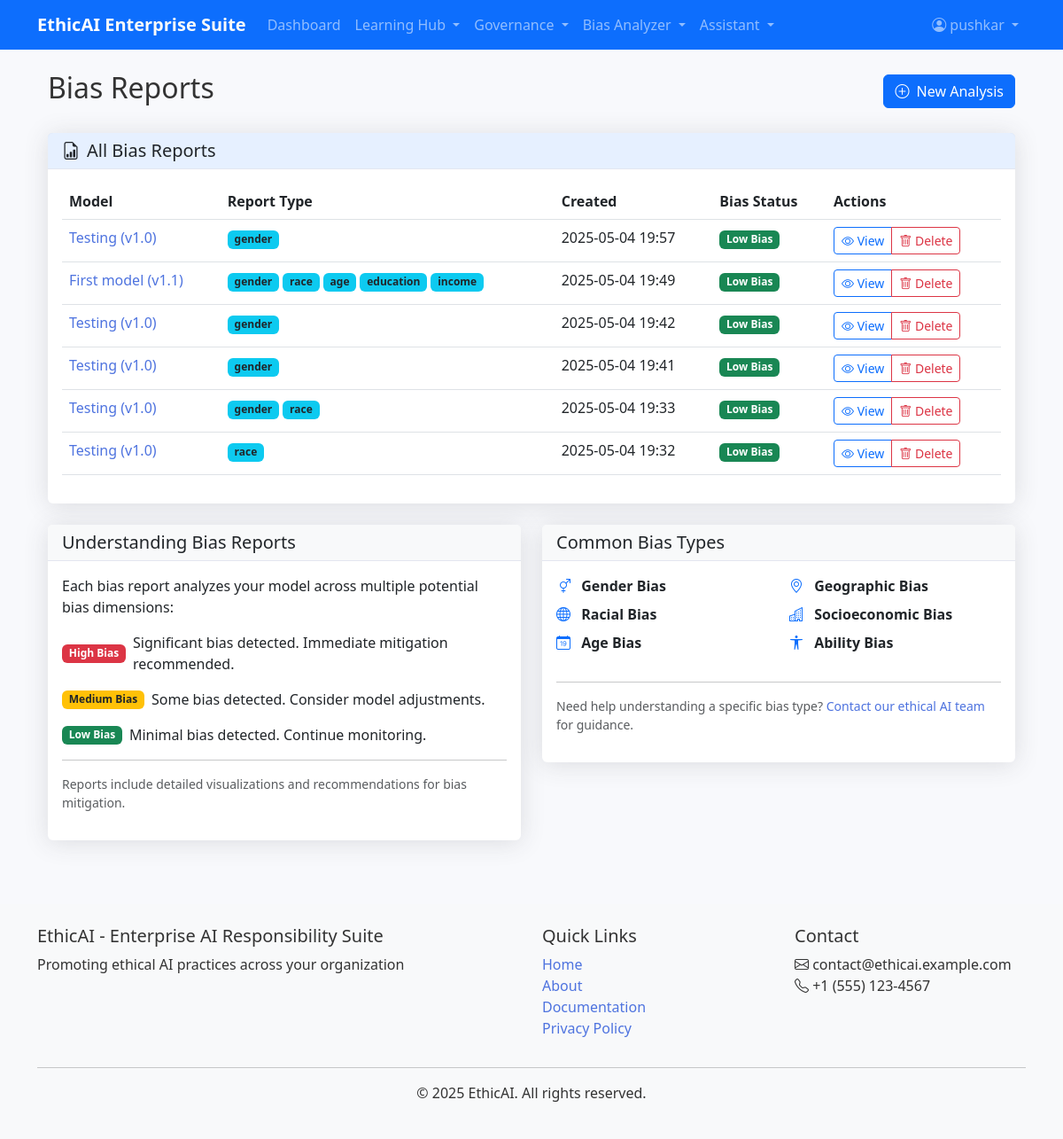
Page /bias_analyzer/reports (signed in) on the committed database.
### app/models.py (models this page shows, shortened)
class User(UserMixin, db.Model):
    id = db.Column(db.Integer, primary_key=True)
    username = db.Column(db.String(64), index=True, unique=True)
    email = db.Column(db.String(120), index=True, unique=True)
    password_hash = db.Column(db.String(128))
    role = db.Column(db.String(20), default=ROLES['USER'])
    is_active = db.Column(db.Boolean, default=True)
    created_at = db.Column(db.DateTime, default=datetime.utcnow)
    certificates = db.relationship('Certificate', backref='user', lazy='dynamic')
    ai_models = db.relationship('AIModel', backref='owner', lazy='dynamic')
    assessments = db.relationship('Assessment', backref='user', lazy='dynamic')
    assistant_interactions = db.relationship('AssistantInteraction', backref='user', lazy='dynamic')

class BiasReport(db.Model):
    id = db.Column(db.Integer, primary_key=True)
    report_type = db.Column(db.String(64))  # gender, age, race, etc.
    results = db.Column(db.JSON, default=lambda: "{}")
    visualizations = db.Column(db.JSON, default=lambda: "{}")  # Store chart data for visualizations
    explainability = db.Column(db.JSON, default=lambda: "{}")  # Store SHAP/LIME output images as base64
    created_at = db.Column(db.DateTime, default=datetime.utcnow)
    ai_model_id = db.Column(db.Integer, db.ForeignKey('ai_model.id'))
    recommendations = db.relationship('BiasRecommendation', backref='report', lazy='dynamic')

class AIModel(db.Model):
    id = db.Column(db.Integer, primary_key=True)
    name = db.Column(db.String(128), index=True)
    version = db.Column(db.String(64))
    description = db.Column(db.Text)
    model_type = db.Column(db.String(64))  # classification, regression, nlp, etc.
    risk_level = db.Column(db.String(20))  # low, medium, high
    file_path = db.Column(db.String(256), nullable=True)
    api_endpoint = db.Column(db.String(256), nullable=True)
    created_at = db.Column(db.DateTime, default=datetime.utcnow)
    updated_at = db.Column(db.DateTime, default=datetime.utcnow, onupdate=datetime.utcnow)
    owner_id = db.Column(db.Integer, db.ForeignKey('user.id'))
    team_id = db.Column(db.Integer, db.ForeignKey('team.id'), nullable=True)
    audit_logs = db.relationship('AuditLog', backref='ai_model', lazy='dynamic')
    bias_reports = db.relationship('BiasReport', backref='ai_model', lazy='dynamic')
    compliance_statuses = db.relationship('ComplianceStatus', backref='ai_model', lazy='dynamic')

### app/modules/bias_analyzer/routes.py (the view)
@bp.route('/reports')
@login_required
def reports():
    try:
        reports = BiasReport.query.join(
            AIModel, BiasReport.ai_model_id == AIModel.id
        ).filter(
            (AIModel.owner_id == current_user.id) |
            (AIModel.team_id.in_([team.id for team in current_user.teams]))
        ).order_by(BiasReport.created_at.desc()).all()
        return render_template(
            'bias_analyzer/reports.html',
            title='Bias Reports',
            reports=reports,
            datetime=datetime,
            now=datetime.now()
        )
    except Exception as e:
        print(f"Database error: {e}")
        flash("An error occurred while processing your request. Please try again later.", "error")
        return redirect(url_for('main.index'))

### app/models.py (called while the page is built)
@login_manager.user_loader
def load_user(id):
    return User.query.get(int(id))

### app/templates/bias_analyzer/reports.html (shortened to what this page needs)
{% extends "base.html" %}
{% block content %}
<div class="container">
    <div class="d-flex justify-content-between align-items-center mb-4">
        <h1 class="h2">Bias Reports</h1>
        <a href="{{ url_for('bias_analyzer.new_analysis') }}" class="btn btn-primary">
            <i class="bi bi-plus-circle me-1"></i> New Analysis
        </a>
    </div>
    <div class="card mb-4">
        <div class="card-header bg-primary bg-opacity-10">
            <h5 class="m-0"><i class="bi bi-file-earmark-bar-graph me-2"></i>All Bias Reports</h5>
        </div>
        <div class="card-body">
            {% if reports %}
            <div class="table-responsive">
                <table class="table table-hover">
                    <thead>
                        <tr>
                            <th>Model</th>
                            <th>Report Type</th>
                            <th>Created</th>
                            <th>Bias Status</th>
                            <th>Actions</th>
                        </tr>
                    </thead>
                    <tbody>
                        {% for report in reports %}
                        <tr>
                            <td>
                                {% if report.ai_model %}
                                <a href="{{ url_for('bias_analyzer.view_model', model_id=report.ai_model.id) }}">
                                    {{ report.ai_model.name }} (v{{ report.ai_model.version }})
                                </a>
                                {% else %}
                                Unknown Model
                                {% endif %}
                            </td>
                            <td>
                                {% set bias_types = report.report_type.split(',') %}
                                {% for bias_type in bias_types %}
                                <span class="badge bg-info text-dark">{{ bias_type }}</span>
                                {% endfor %}
                            </td>
                            <td>{{ report.created_at.strftime('%Y-%m-%d %H:%M') if report.created_at else 'Unknown' }}</td>
                            <td>
                                {% set max_bias_score = 0 %}
                                {% for bias_type, result in report.results.items() if result %}
                                    {% if result.get('bias_score', 0) > max_bias_score %}
                                        {% set max_bias_score = result.get('bias_score', 0) %}
                                    {% endif %}
                                {% endfor %}
                                {% if max_bias_score > 0.2 %}
                                <span class="badge bg-danger">High Bias</span>
                                {% elif max_bias_score > 0.1 %}
                                <span class="badge bg-warning text-dark">Medium Bias</span>
                                {% else %}
                                <span class="badge bg-success">Low Bias</span>
                                {% endif %}
                            </td>
                            <td>
                                <div class="btn-group btn-group-sm">
                                    <a href="{{ url_for('bias_analyzer.view_report', report_id=report.id) }}" class="btn btn-outline-primary">
                                        <i class="bi bi-eye"></i> View
                                    </a>
                                    <button type="button" class="btn btn-outline-danger" data-bs-toggle="modal" data-bs-target="#deleteModal{{ report.id }}">
                                        <i class="bi bi-trash"></i> Delete
                                    </button>
                                </div>
                            </td>
                        </tr>
                        {% endfor %}
                    </tbody>
                </table>
            </div>
            {% endif %}
        </div>
    </div>
    <div class="row">
        <div class="col-lg-6">
            <div class="card mb-4">
                <div class="card-header bg-light">
                    <h5 class="m-0">Understanding Bias Reports</h5>
                </div>
                <div class="card-body">
                    <p>Each bias report analyzes your model across multiple potential bias dimensions:</p>
                    <div class="d-flex align-items-center mb-3">
                        <span class="badge bg-danger me-2">High Bias</span>
                        <span>Significant bias detected. Immediate mitigation recommended.</span>
                    </div>
                    <div class="d-flex align-items-center mb-3">
                        <span class="badge bg-warning text-dark me-2">Medium Bias</span>
                        <span>Some bias detected. Consider model adjustments.</span>
                    </div>
                    <div class="d-flex align-items-center mb-3">
                        <span class="badge bg-success me-2">Low Bias</span>
                        <span>Minimal bias detected. Continue monitoring.</span>
                    </div>
                    <hr>
                    <p class="small text-muted">Reports include detailed visualizations and recommendations for bias mitigation.</p>
                </div>
            </div>
        </div>
        <div class="col-lg-6">
            <div class="card">
                <div class="card-header bg-light">
                    <h5 class="m-0">Common Bias Types</h5>
                </div>
                <div class="card-body">
                    <div class="row">
                        <div class="col-md-6">
                            <ul class="list-unstyled">
                                <li class="mb-2">
                                    <i class="bi bi-gender-ambiguous text-primary me-2"></i>
                                    <strong>Gender Bias</strong>
                                </li>
                                <li class="mb-2">
                                    <i class="bi bi-globe text-primary me-2"></i>
                                    <strong>Racial Bias</strong>
                                </li>
                                <li class="mb-2">
                                    <i class="bi bi-calendar-date text-primary me-2"></i>
                                    <strong>Age Bias</strong>
                                </li>
                            </ul>
                        </div>
                        <div class="col-md-6">
                            <ul class="list-unstyled">
                                <li class="mb-2">
                                    <i class="bi bi-geo-alt text-primary me-2"></i>
                                    <strong>Geographic Bias</strong>
                                </li>
                                <li class="mb-2">
                                    <i class="bi bi-buildings text-primary me-2"></i>
                                    <strong>Socioeconomic Bias</strong>
                                </li>
                                <li class="mb-2">
                                    <i class="bi bi-universal-access text-primary me-2"></i>
                                    <strong>Ability Bias</strong>
                                </li>
                            </ul>
                        </div>
                    </div>
                    <hr>
                    <p class="small text-muted">Need help understanding a specific bias type? <a href="#">Contact our ethical AI team</a> for guidance.</p>
                </div>
            </div>
        </div>
    </div>
</div>
{% endblock %}

### app/templates/base.html (shortened to what this page needs)
<!DOCTYPE html>
<html lang="en">
<head>
    <link rel="stylesheet" href="https://cdn.jsdelivr.net/npm/bootstrap@5.3.0/dist/css/bootstrap.min.css">
    <link rel="stylesheet" href="{{ url_for('static', filename='css/styles.css') }}">
    <link rel="stylesheet" href="{{ url_for('static', filename='css/loading.css') }}">
    <link rel="stylesheet" href="{{ url_for('static', filename='css/gene-loader.css') }}">
    <link rel="stylesheet" href="https://cdn.jsdelivr.net/npm/bootstrap-icons@1.10.0/font/bootstrap-icons.css">
</head>
<body>
    <header>
        <nav class="navbar navbar-expand-lg navbar-dark bg-primary">
            <div class="container">
                <a class="navbar-brand" href="{{ url_for('main.index') }}">
                    <strong>EthicAI</strong> <span class="text-light">Enterprise Suite</span>
                </a>
                <div class="collapse navbar-collapse" id="navbarNav">
                    <ul class="navbar-nav me-auto">
                        {% if current_user.is_authenticated %}
                        <li class="nav-item">
                            <a class="nav-link" href="{{ url_for('main.dashboard') }}">Dashboard</a>
                        </li>
                        <li class="nav-item dropdown">
                            <a class="nav-link dropdown-toggle" href="#" id="learningDropdown" role="button" data-bs-toggle="dropdown">
                                Learning Hub
                            </a>
                        </li>
                        <li class="nav-item dropdown">
                            <a class="nav-link dropdown-toggle" href="#" id="governanceDropdown" role="button" data-bs-toggle="dropdown">
                                Governance
                            </a>
                        </li>
                        <li class="nav-item dropdown">
                            <a class="nav-link dropdown-toggle" href="#" id="biasDropdown" role="button" data-bs-toggle="dropdown">
                                Bias Analyzer
                            </a>
                        </li>
                        <li class="nav-item dropdown">
                            <a class="nav-link dropdown-toggle" href="#" id="assistantDropdown" role="button" data-bs-toggle="dropdown">
                                Assistant
                            </a>
                        </li>
                        {% endif %}
                    </ul>
                    <ul class="navbar-nav ms-auto">
                        {% if current_user.is_authenticated %}
                        <li class="nav-item dropdown">
                            <a class="nav-link dropdown-toggle" href="#" id="userDropdown" role="button" data-bs-toggle="dropdown">
                                <i class="bi bi-person-circle"></i> {{ current_user.username }}
                            </a>
                        </li>
                        {% endif %}
                    </ul>
                </div>
            </div>
        </nav>
    </header>
    <main class="container mt-4">
        {% block content %}{% endblock %}
    </main>
    <footer class="bg-light py-4 mt-5">
        <div class="container">
            <div class="row">
                <div class="col-md-6">
                    <h5>EthicAI - Enterprise AI Responsibility Suite</h5>
                    <p>Promoting ethical AI practices across your organization</p>
                </div>
                <div class="col-md-3">
                    <h5>Quick Links</h5>
                    <ul class="list-unstyled">
                        <li><a href="{{ url_for('main.index') }}">Home</a></li>
                        <li><a href="#">About</a></li>
                        <li><a href="#">Documentation</a></li>
                        <li><a href="#">Privacy Policy</a></li>
                    </ul>
                </div>
                <div class="col-md-3">
                    <h5>Contact</h5>
                    <ul class="list-unstyled">
                        <li><i class="bi bi-envelope"></i> contact@ethicai.example.com</li>
                        <li><i class="bi bi-telephone"></i> +1 (555) 123-4567</li>
                    </ul>
                </div>
            </div>
            <hr>
            <div class="text-center">
                <p>&copy; {{ 2025 }} EthicAI. All rights reserved.</p>
            </div>
        </div>
    </footer>
</body>
</html>

### app/static/css/styles.css (style rules this page uses)
:root { --primary-color: #4e73df; --secondary-color: #2c9faf; --success-color: #1cc88a; --danger-color: #e74a3b; --warning-color: #f6c23e; --info-color: #36b9cc; --dark-color: #5a5c69; --light-color: #f8f9fc; }
body { font-family: 'Nunito', 'Segoe UI', Roboto, Arial, sans-serif; background-color: #f8f9fc; color: #333; }
a { color: var(--primary-color); text-decoration: none; }
.card { border: none; box-shadow: 0 0.15rem 1.75rem 0 rgba(58, 59, 69, 0.15); transition: transform 0.3s, box-shadow 0.3s; }
.card-header { background-color: white; border-bottom: 1px solid #e3e6f0; }
.navbar-brand { font-weight: 800; }
.navbar-dark .navbar-brand { color: white; }

### app/static/css/loading.css (style rules this page uses)
.btn { transition: all 0.2s ease-in-out; }

### rows in the picture
User: username "pushkar"
BiasReport: ai_model.name "Testing", ai_model.version "1.0", report_type "gender", created_at "2025-05-04 19:57"
BiasReport: ai_model.name "First model", ai_model.version "1.1", bias_types "gender" "race" "age" "education" "income", created_at "2025-05-04 19:49"
BiasReport: ai_model.name "Testing", ai_model.version "1.0", report_type "gender", created_at "2025-05-04 19:42"
BiasReport: ai_model.name "Testing", ai_model.version "1.0", report_type "gender", created_at "2025-05-04 19:41"
BiasReport: ai_model.name "Testing", ai_model.version "1.0", bias_types "gender" "race", created_at "2025-05-04 19:33"
BiasReport: ai_model.name "Testing", ai_model.version "1.0", report_type "race", created_at "2025-05-04 19:32"

### other values in the picture
{{ 2025 }} "2025"
